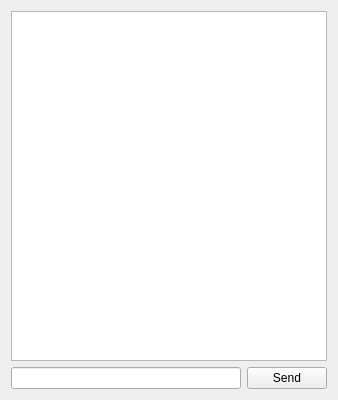
<?xml version="1.0" encoding="UTF-8"?>
<ui version="4.0">
 <class>ChatWindowClass</class>
 <widget class="QWidget" name="ChatWindowClass">
  <property name="geometry">
   <rect>
    <x>0</x>
    <y>0</y>
    <width>338</width>
    <height>400</height>
   </rect>
  </property>
  <property name="windowTitle">
   <string>ChatWindow</string>
  </property>
  <layout class="QHBoxLayout" name="horizontalLayout_2">
   <item>
    <layout class="QVBoxLayout" name="verticalLayout">
     <item>
      <widget class="QListWidget" name="messageList"/>
     </item>
     <item>
      <layout class="QHBoxLayout" name="horizontalLayout">
       <item>
        <widget class="QLineEdit" name="messageEdit"/>
       </item>
       <item>
        <widget class="QPushButton" name="sendButton">
         <property name="text">
          <string>Send</string>
         </property>
        </widget>
       </item>
      </layout>
     </item>
    </layout>
   </item>
  </layout>
 </widget>
 <layoutdefault spacing="6" margin="11"/>
 <resources/>
 <connections/>
</ui>
